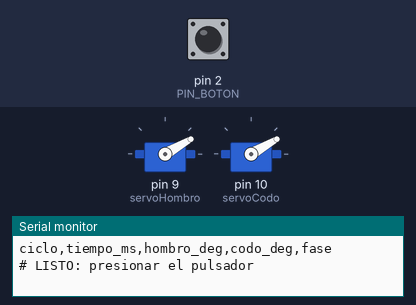
Simulated run of this sketch. Board: Arduino Uno, built with avr-gcc and run on an emulated ATmega328P. On the bench: 2 × servo, the last lines printed to the serial monitor. The test bench sets the inputs (shaded band); at power-on: pin 2 (PIN_BOTON) HIGH.

Above: at 4.2 s.
4.3 s: pin 2 (PIN_BOTON) pulled LOW for 0.15 s
At 6.04 s:
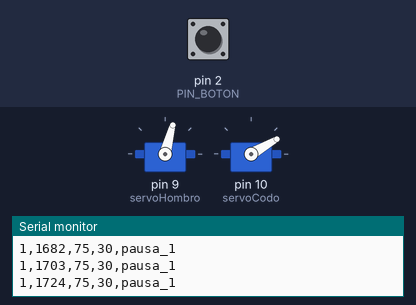
At 6.91 s:
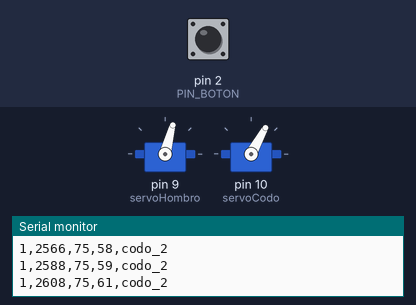
13.3 s: pin 2 (PIN_BOTON) pulled LOW for 1 s
At 14.01 s:
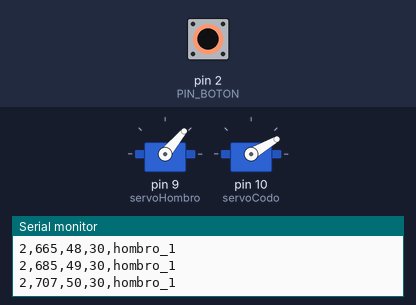
Timing chart, 0 to 21.7 s (numbered marks = the images above; inputs shaded):
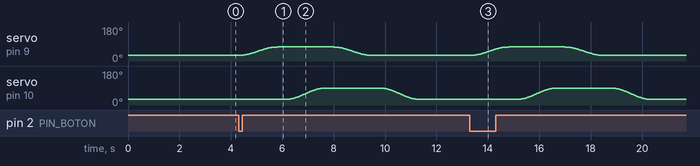

The sketch:

sketch.ino
```cpp
#include <Servo.h>

// Grupo 3: Mateo Flores y Federico Soler.
// Brazo planar: hombro + humero + codo + antebrazo. Una articulacion por vez.
Servo servoHombro;
Servo servoCodo;
const int PIN_BOTON = 2;
const unsigned long T = 1500;
const unsigned long PASO_MS = 20;
const int PUNTOS[5][2] = {{30, 30}, {75, 30}, {75, 90}, {30, 90}, {30, 30}};
int anguloHombro = 30;
int anguloCodo = 30;
unsigned int ciclo = 0;
unsigned long inicioCiclo;

void registrar(const char *fase) {
  // Son consignas de posicion, no mediciones de sensores.
  Serial.print(ciclo);
  Serial.print(',');
  Serial.print(millis() - inicioCiclo);
  Serial.print(',');
  Serial.print(anguloHombro);
  Serial.print(',');
  Serial.print(anguloCodo);
  Serial.print(',');
  Serial.println(fase);
}

void setup() {
  pinMode(PIN_BOTON, INPUT_PULLUP);
  // Inicializacion escalonada: el codo sigue desconectado mientras se ubica
  // el hombro. No se ordenan dos desplazamientos iniciales a la vez.
  servoHombro.attach(9);
  servoHombro.write(anguloHombro);
  delay(T);
  servoCodo.attach(10);
  servoCodo.write(anguloCodo);
  delay(T);
  Serial.begin(115200);
  Serial.println("ciclo,tiempo_ms,hombro_deg,codo_deg,fase");
  Serial.println("# LISTO: presionar el pulsador");
}

void moverUnaArticulacion(Servo &motor, int &anguloActual, int destino,
                          const char *fase) {
  // Esta funcion solo escribe en el servo recibido. La otra consigna se mantiene.
  const int origen = anguloActual;
  unsigned long inicio = millis();
  float s = 0;
  while (s < 1.0) {
    s = (millis() - inicio) / (float)T;
    if (s > 1.0) s = 1.0;
    float k = 3*s*s - 2*s*s*s;
    anguloActual = origen + (destino - origen) * k;
    motor.write(anguloActual);
    registrar(fase);
    delay(PASO_MS);
  }
}

void pausaConRegistro(const char *fase) {
  const unsigned long duracion = 300;
  unsigned long inicio = millis();
  while (millis() - inicio < duracion) {
    registrar(fase);
    unsigned long transcurrido = millis() - inicio;
    if (transcurrido < duracion) {
      unsigned long restante = duracion - transcurrido;
      delay(restante < PASO_MS ? restante : PASO_MS);
    }
  }
  registrar(fase);
}

void loop() {
  if (digitalRead(PIN_BOTON) == LOW) {
    ciclo++;
    inicioCiclo = millis();
    registrar("inicio");
    moverUnaArticulacion(servoHombro, anguloHombro, PUNTOS[1][0], "hombro_1");
    pausaConRegistro("pausa_1");
    moverUnaArticulacion(servoCodo, anguloCodo, PUNTOS[2][1], "codo_2");
    pausaConRegistro("pausa_2");
    moverUnaArticulacion(servoHombro, anguloHombro, PUNTOS[3][0], "hombro_3");
    pausaConRegistro("pausa_3");
    moverUnaArticulacion(servoCodo, anguloCodo, PUNTOS[4][1], "codo_4");
    pausaConRegistro("pausa_4");
    registrar("fin");
    Serial.println("# FIN_CICLO");
    while (digitalRead(PIN_BOTON) == LOW) delay(10);
  }
}
```

Measured:
- after the input at 4.3 s, servo on pin 9 (servoHombro): rises from 30° to 75° in 1.4 s, then falls to 30° in 3.5 s; servo on pin 10 (servoCodo): rises from 30° to 90° in 1.4 s, then falls to 30° in 3.6 s
- after the input at 13.3 s, servo on pin 9 (servoHombro): rises from 30° to 75° in 1.4 s, then falls to 30° in 3.5 s; servo on pin 10 (servoCodo): rises from 30° to 90° in 1.4 s, then falls to 30° in 3.6 s
